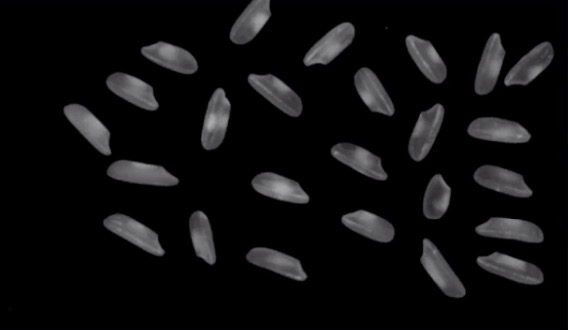
#> input picture Python_OpenCV/example/rice.jpg, 568 x 330 px
$ python balance_Histogram.py
#> lines starting #> are read from the running program, lines starting #| are printed output that depends on the picture
#> further down, src is the input picture: shape (330, 568, 3); mean B, G, R 14.9, 14.5, 14.6
import cv2 as cv
import numpy as np
def equal_histogram(image):
    gray = cv.cvtColor(image,cv.COLOR_RGB2GRAY)
    dst = cv.equalizeHist(gray)
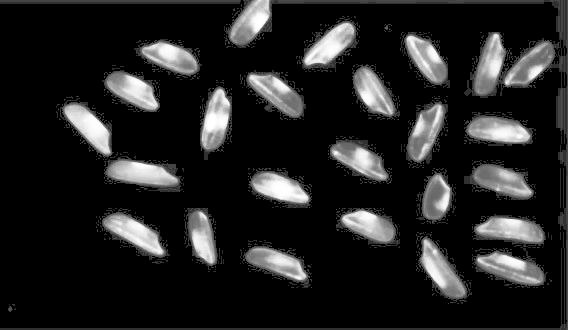
#> dst: shape (330, 568); min 0, max 255, mean 34.3
    cv.imshow("global_equal_histogram",dst)


def clahe_equal_histogram(image):
    gray = cv.cvtColor(image,cv.COLOR_RGB2GRAY)
    clache =  cv.createCLAHE(clipLimit=5.0,tileGridSize=(3,3))
    dst = clache.apply(gray)
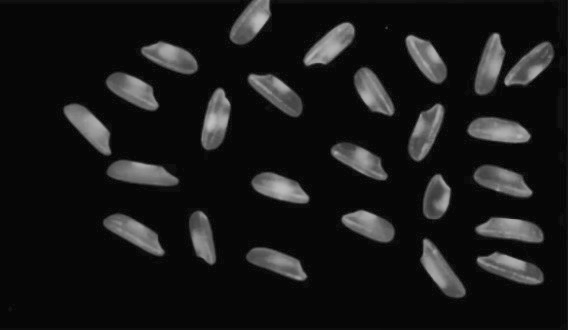
#> dst: shape (330, 568); min 6, max 193, mean 24
    cv.imshow('clahe_equal_histogram',dst)

src = cv.imread('rice.jpg')
cv.imshow('src',src)
equal_histogram(src)
clahe_equal_histogram(src)
cv.waitKey(0)
